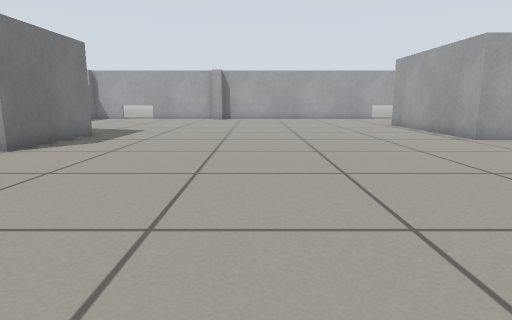
View 1 (above)

16 first-person views from a walk through a world built for the Gazebo simulator. The camera is 0.12 m above the floor, tilts 10° down and sees 75° across. The floor is counted in squares, 0.1 m on a side. Each view is taken from the middle of a square. On the plan, view 1 faces up. The plan holds only what a view shows up to about 14 squares ahead; the rest is blank.

View 2
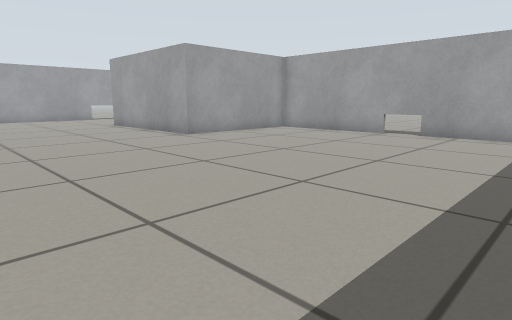

View 3
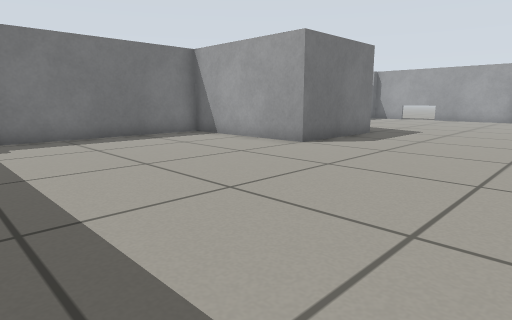

View 4
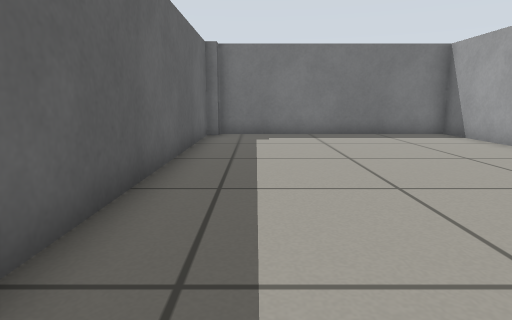

View 5
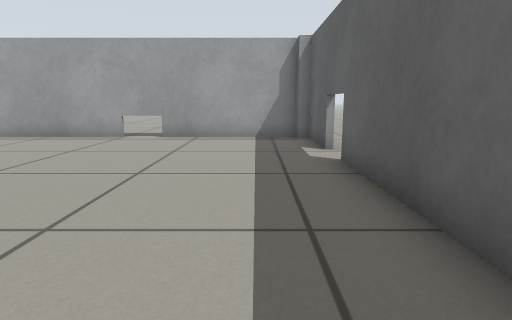

View 6
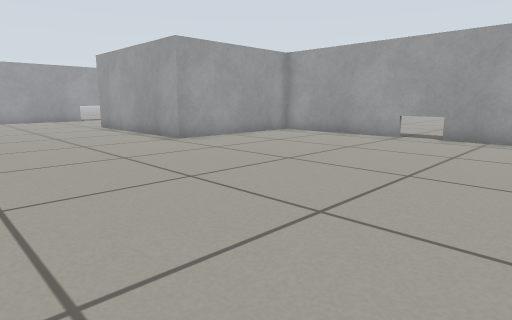

View 7
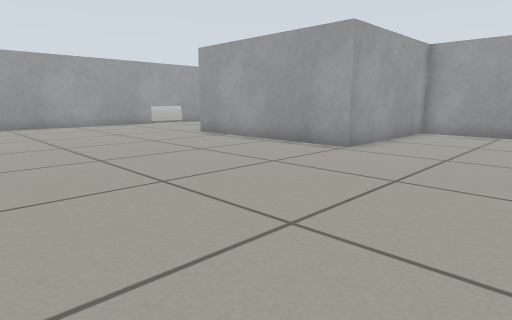

View 8
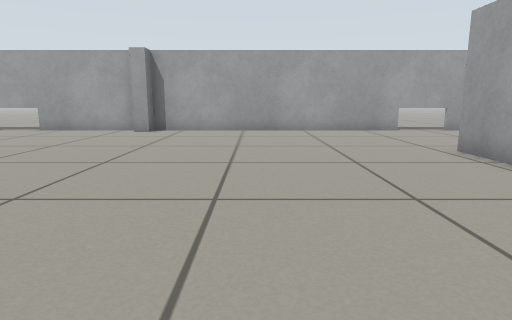

View 9
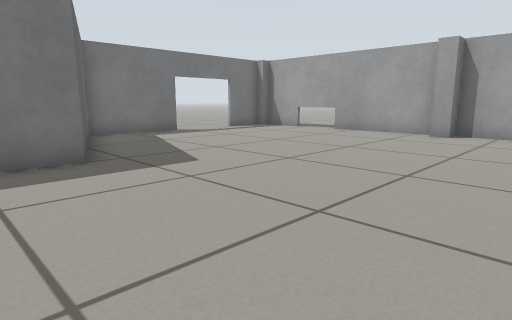

View 10
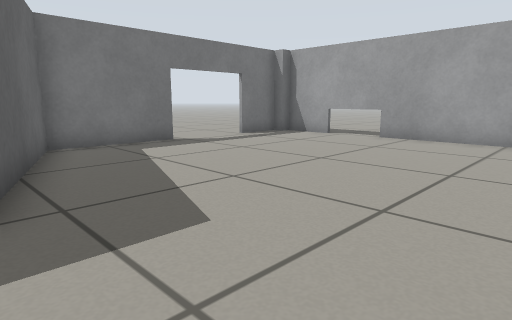

View 11
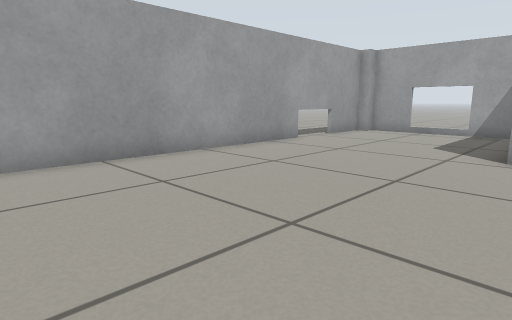

View 12
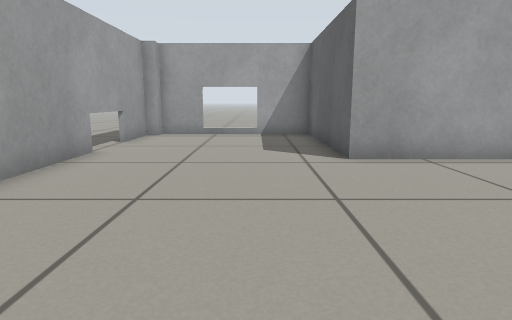

View 13
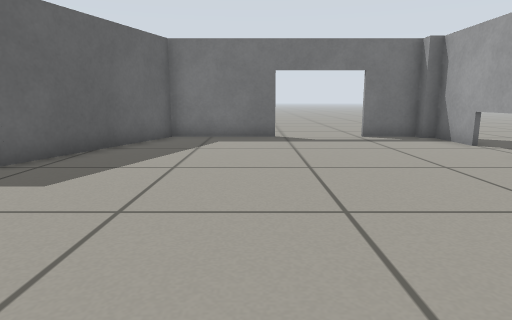

View 14
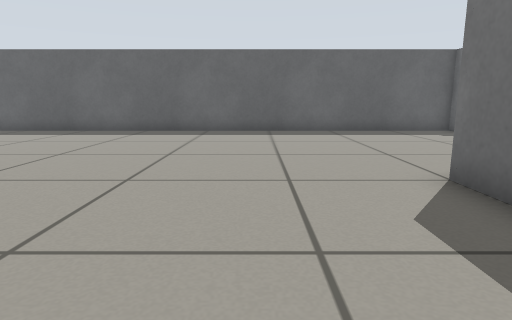

View 15
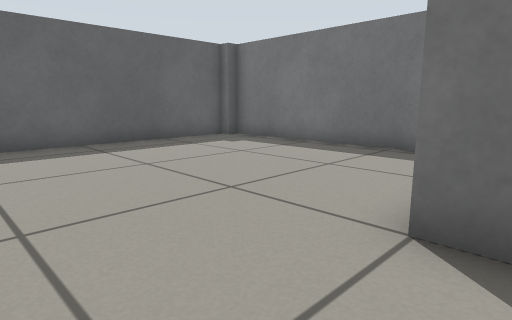

View 16
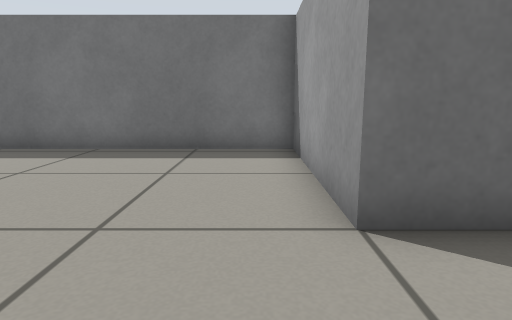

### Floor plan
Points are (right, up) in squares from view 1. A wall is a line through its corners. A room is listed if a view was taken in it or the views show most of it. See-through windows are left out.
Room 1 (views 1, 2, 3, 4, 5, 6, 7, 8, 9, 10, 15, 16)
walls: (-6, 12.2) (-6, 8) (-11.4, 8) (-11.4, -0.3) (-10.9, -0.3) (-10.9, -0.7) (11.9, -0.7) (11.9, -0.3) (12.3, -0.3) (12.3, 10.4) (6.9, 10.4) (6.9, 12.6)
ways out: opening at (0.5, 11.5) to room 2
Room 2 (views 11, 12, 13, 14)
walls: (-2.2, 23) (-2.2, 22.3) (-2.9, 22.3); (6.9, 12.6) (6.9, 17) (12.3, 17) (12.3, 22.5) (11.9, 22.5); (-10.9, 22.5) (-11.4, 22.5) (-11.4, 14.1) (-6, 12.2); (11.9, 22.9) (-10.9, 22.9)
ways out: opening at (0.5, 11.5) to room 1

Where each view was taken, in squares from view 1:
view 1: 0 up, 0 right, facing up
view 2: 0 up, 0 right, facing up-right
view 3: 0 up, 0 right, facing up-left
view 4: 1 up, 1 right, facing left
view 5: 1 up, 1 right, facing right
view 6: 1 up, 1 right, facing up-right
view 7: 6 up, 1 left, facing up-right
view 8: 9 up, 2 right, facing up
view 9: 10 up, 1 right, facing up-left
view 10: 12 up, 2 left, facing up-left
view 11: 16 up, 1 left, facing up-right
view 12: 19 up, 0 right, facing right
view 13: 17 up, 0 right, facing left
view 14: 13 up, 3 left, facing down
view 15: 9 up, 3 left, facing down-left
view 16: 7 up, 3 left, facing left
